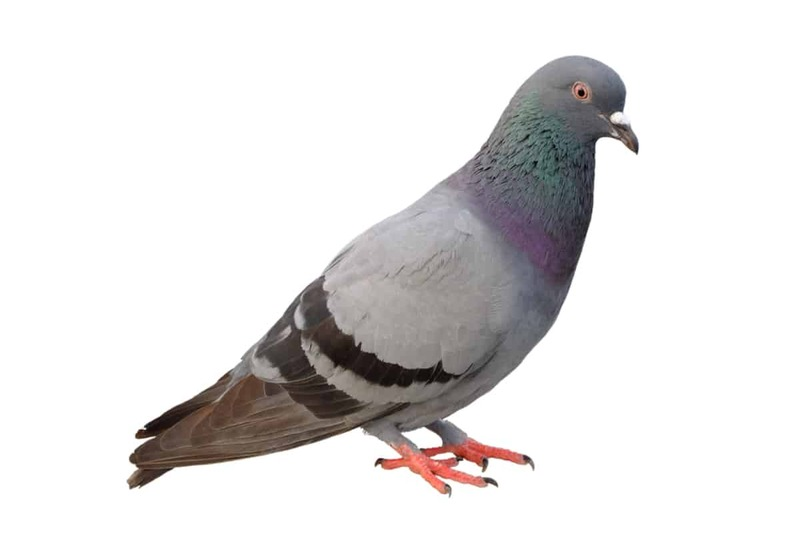
#> input picture pigeon.jpg, 800 x 548 px
$ python maskbirdcolor.py
#> lines starting #> are read from the running program, lines starting #| are printed output that depends on the picture; after the words box and inside, x2 and y2 are one past the last pixel; in counts of white or black regions, pixels touching at a corner belong together
import cv2
import numpy as np

def process(img):
    img_gray = cv2.cvtColor(img, cv2.COLOR_BGR2GRAY)
    img_canny = cv2.Canny(img_gray, 0, 50)
    img_dilate = cv2.dilate(img_canny, None, iterations=1)
    img_erode = cv2.erode(img_dilate, None, iterations=1)
    return img_erode

def get_masked(img):
    h, w, _ = img.shape
    center = h // 2, w // 2
    contours, _ = cv2.findContours(process(img), cv2.RETR_EXTERNAL, cv2.CHAIN_APPROX_NONE)
    for cnt in contours:
        if cv2.contourArea(cnt) > 100:
            if cv2.pointPolygonTest(cnt, center, False) > 0:
                mask = np.zeros((h, w), 'uint8')
                cv2.drawContours(mask, [cnt], -1, 255, -1)
                return cv2.bitwise_and(img, img, mask=mask)


oiseau=cv2.imread("pigeon.jpg")
#> oiseau is the input picture: shape (548, 800, 3); mean B, G, R 225.4, 225.5, 227.3
img=get_masked(oiseau)
#> in process, `img_canny = cv2.Canny(img_gray, 0, 50)`:
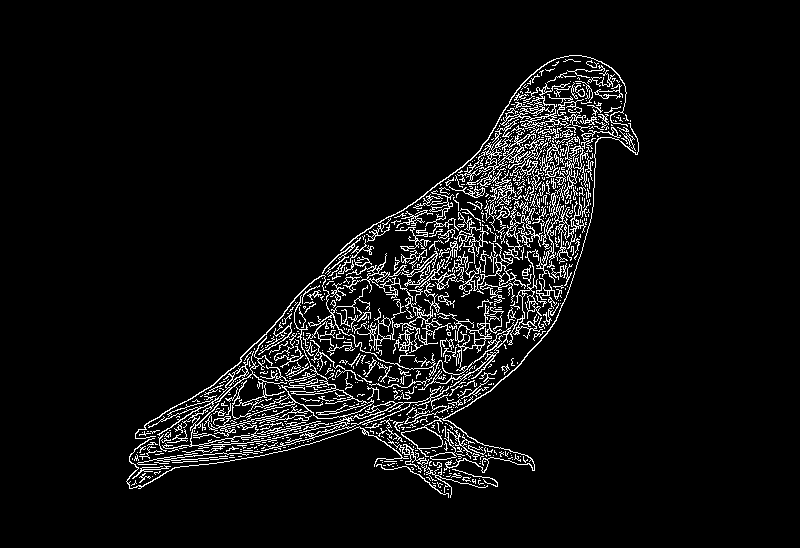
#> img_canny: shape (548, 800); 6% white in thin lines or dots, all inside (x1, y1, x2, y2) = (126, 55, 639, 498)
#> in process, `img_dilate = cv2.dilate(img_canny, None, iterations=1)`:
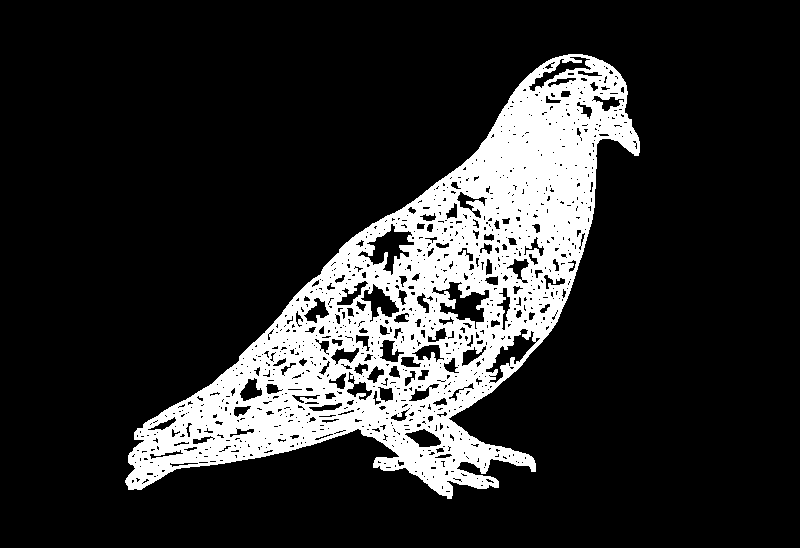
#> img_dilate: shape (548, 800); 17.2% white; 1 white region, box (x1, y1, x2, y2) and area: (125, 54, 640, 499) 75542
#> in process, `img_erode = cv2.erode(img_dilate, None, iterations=1)`:
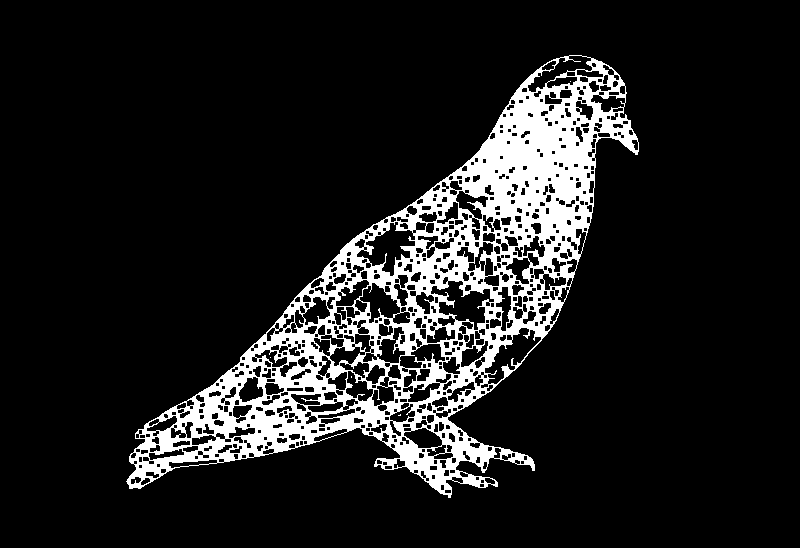
#> img_erode: shape (548, 800); 12.1% white; 5 white regions (4 under 20 px)
#> in get_masked, `contours, _ = cv2.findContours(process(img), cv2.RETR_EXTERNAL, cv2.CH..`: contours = 1 contour; box (x1, y1, x2, y2) and area: (126, 55, 639, 498) 89205
#> the loop in get_masked, `for cnt in contours:` made 1 pass
#> after the loop in get_masked, `for cnt in contours:`:
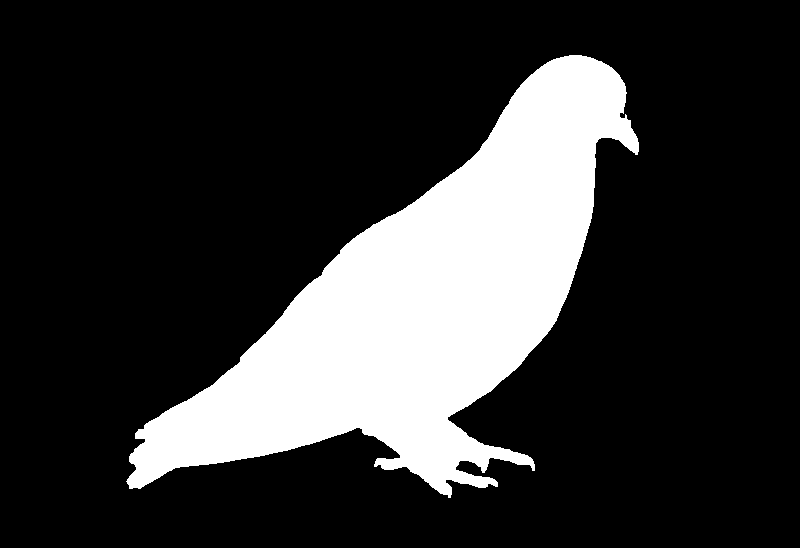
#> mask: shape (548, 800); 20.5% white; 1 white region, box (x1, y1, x2, y2) and area: (126, 55, 639, 498) 90076
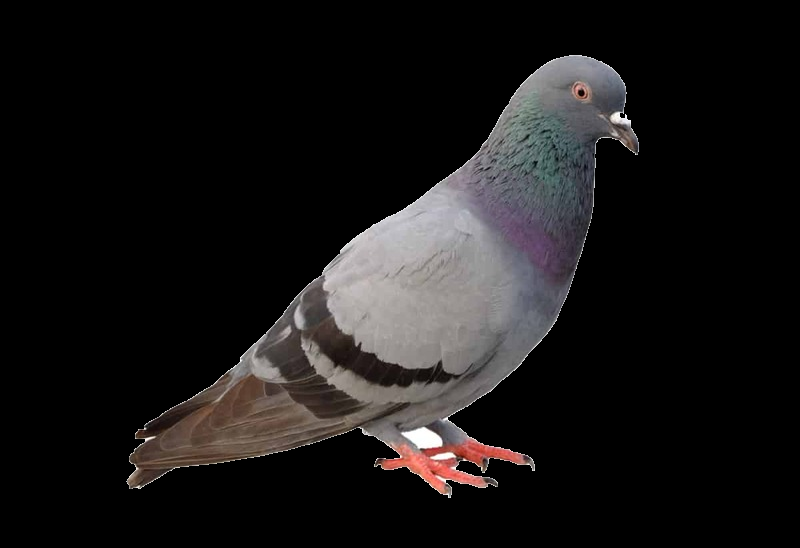
#> img: shape (548, 800, 3); mean B, G, R 22.9, 23, 24.7


cv2.imshow("Image", img)
cv2.waitKey(0)
